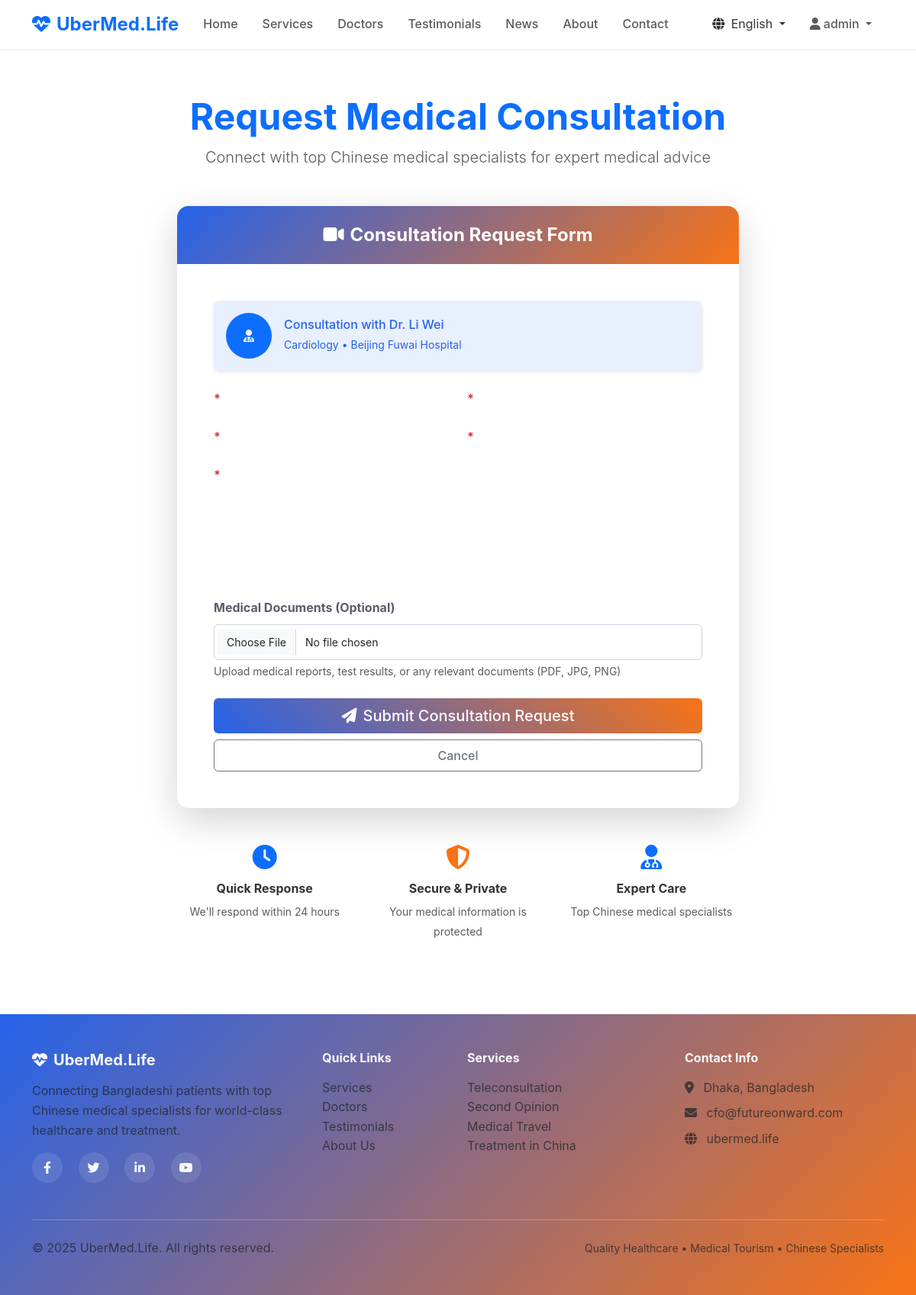
The app's page /consultation/1/ (signed in) with its own data.
### main/models.py (models this page shows, shortened)
class Doctor(models.Model):
    SPECIALIZATION_CHOICES = [
        ('cardiology', _('Cardiology')),
        ('neurology', _('Neurology')),
        ('oncology', _('Oncology')),
        ('orthopedics', _('Orthopedics')),
        ('dermatology', _('Dermatology')),
        ('gastroenterology', _('Gastroenterology')),
        ('pediatrics', _('Pediatrics')),
        ('psychiatry', _('Psychiatry')),
        ('radiology', _('Radiology')),
        ('surgery', _('Surgery')),
        ('other', _('Other')),
    ]
    name = models.CharField(max_length=255, verbose_name=_('Name'))
    name_chinese = models.CharField(max_length=255, verbose_name=_('Chinese Name'), blank=True)
    specialization = models.CharField(max_length=100, choices=SPECIALIZATION_CHOICES, verbose_name=_('Specialization'))
    hospital = models.CharField(max_length=255, verbose_name=_('Hospital'))
    city = models.CharField(max_length=100, verbose_name=_('City'))
    experience_years = models.IntegerField(verbose_name=_('Years of Experience'))
    education = models.TextField(verbose_name=_('Education'), blank=True)
    biography = models.TextField(verbose_name=_('Biography'), blank=True)
    biography_bangla = models.TextField(verbose_name=_('Biography (Bangla)'), blank=True)
    photo = models.ImageField(upload_to='doctors/', verbose_name=_('Photo'), blank=True, null=True)
    consultation_fee = models.DecimalField(max_digits=10, decimal_places=2, verbose_name=_('Consultation Fee (USD)'))
    is_available = models.BooleanField(default=True, verbose_name=_('Available'))
    created_at = models.DateTimeField(auto_now_add=True)
    updated_at = models.DateTimeField(auto_now=True)
    class Meta:
        verbose_name = _('Doctor')
        verbose_name_plural = _('Doctors')

### main/views.py (the view)
# urls.py: path('consultation/', views.consultation_request, name='consultation_request'),
@login_required
def consultation_request(request, doctor_id=None):
    doctor = None
    if doctor_id:
        doctor = get_object_or_404(Doctor, id=doctor_id, is_available=True)
    if request.method == 'POST':
        form = ConsultationForm(request.POST, request.FILES)
        if form.is_valid():
            consultation = form.save(commit=False)
            consultation.patient = request.user
            if doctor:
                consultation.doctor = doctor
            consultation.save()
            messages.success(request, _('Your consultation request has been submitted successfully!'))
            return redirect('consultation_success')
    else:
        form = ConsultationForm()
        if doctor:
            form.fields['doctor'].initial = doctor
    available_doctors = Doctor.objects.filter(is_available=True)
    context = {
        'form': form,
        'doctor': doctor,
        'available_doctors': available_doctors,
    }
    return render(request, 'main/consultation_request.html', context)

### templates/main/consultation_request.html (shortened to what this page needs)
{% extends 'base.html' %}
{% load static %}
{% load i18n %}
{% block content %}
<div class="container py-5">
    <div class="row justify-content-center">
        <div class="col-lg-8">
            <div class="text-center mb-5">
                <h1 class="display-5 fw-bold text-primary">
                    {% trans "Request Medical Consultation" %}
                </h1>
                <p class="lead text-muted">
                    {% trans "Connect with top Chinese medical specialists for expert medical advice" %}
                </p>
            </div>
            <div class="card border-0 shadow-lg">
                <div class="card-header bg-gradient-primary text-white text-center py-4">
                    <h4 class="fw-bold mb-0">
                        <i class="fas fa-video me-2"></i>{% trans "Consultation Request Form" %}
                    </h4>
                </div>
                <div class="card-body p-5">
                    <form method="post" enctype="multipart/form-data" class="needs-validation" novalidate>
                        {% if doctor %}
                        <div class="alert alert-info d-flex align-items-center mb-4">
                            {% if doctor.photo %}
                                <img src="{{ doctor.photo.url }}" alt="Dr. {{ doctor.name }}"
                                     class="rounded-circle me-3" style="width: 60px; height: 60px; object-fit: cover;">
                            {% else %}
                                <div class="bg-primary text-white rounded-circle d-flex align-items-center justify-content-center me-3" style="width: 60px; height: 60px;">
                                    <i class="fas fa-user-md"></i>
                                </div>
                            {% endif %}
                            <div>
                                <h6 class="mb-1">{% trans "Consultation with" %} Dr. {{ doctor.name }}</h6>
                                <small>{{ doctor.get_specialization_display }} • {{ doctor.hospital }}</small>
                            </div>
                        </div>
                        {% endif %}
                        <div class="row">
                            <div class="col-md-6 mb-3">
                                <label for="{{ form.patient_name.id_for_label }}" class="form-label fw-bold">
                                    {{ form.patient_name.label }} <span class="text-danger">*</span>
                                </label>
                            </div>
                            <div class="col-md-6 mb-3">
                                <label for="{{ form.patient_age.id_for_label }}" class="form-label fw-bold">
                                    {{ form.patient_age.label }} <span class="text-danger">*</span>
                                </label>
                            </div>
                        </div>
                        <div class="row">
                            <div class="col-md-6 mb-3">
                                <label for="{{ form.contact_phone.id_for_label }}" class="form-label fw-bold">
                                    {{ form.contact_phone.label }} <span class="text-danger">*</span>
                                </label>
                            </div>
                            <div class="col-md-6 mb-3">
                                <label for="{{ form.contact_email.id_for_label }}" class="form-label fw-bold">
                                    {{ form.contact_email.label }} <span class="text-danger">*</span>
                                </label>
                            </div>
                        </div>
                        <div class="mb-3">
                            <label for="{{ form.medical_condition.id_for_label }}" class="form-label fw-bold">
                                {{ form.medical_condition.label }} <span class="text-danger">*</span>
                            </label>
                        </div>
                        <div class="mb-3">
                        </div>
                        <div class="mb-3">
                        </div>
                        <div class="mb-3">
                        </div>
                        <div class="mb-4">
                            <label for="{{ form.medical_documents.id_for_label }}" class="form-label fw-bold">
                                {{ form.medical_documents.label }}
                            </label>
                            {{ form.medical_documents }}
                            <div class="form-text">
                                {% trans "Upload medical reports, test results, or any relevant documents (PDF, JPG, PNG)" %}
                            </div>
                        </div>
                        <div class="d-grid gap-2">
                            <button type="submit" class="btn btn-primary btn-lg">
                                <i class="fas fa-paper-plane me-2"></i>{% trans "Submit Consultation Request" %}
                            </button>
                            <a href="{% if doctor %}{% url 'main:doctor_detail' doctor.id %}{% else %}{% url 'main:doctors' %}{% endif %}" class="btn btn-outline-secondary">
                                {% trans "Cancel" %}
                            </a>
                        </div>
                    </form>
                </div>
            </div>
            <div class="row g-4 mt-4">
                <div class="col-md-4">
                    <div class="text-center">
                        <i class="fas fa-clock fa-2x text-primary mb-3"></i>
                        <h6 class="fw-bold">{% trans "Quick Response" %}</h6>
                        <small class="text-muted">{% trans "We'll respond within 24 hours" %}</small>
                    </div>
                </div>
                <div class="col-md-4">
                    <div class="text-center">
                        <i class="fas fa-shield-alt fa-2x text-orange mb-3"></i>
                        <h6 class="fw-bold">{% trans "Secure & Private" %}</h6>
                        <small class="text-muted">{% trans "Your medical information is protected" %}</small>
                    </div>
                </div>
                <div class="col-md-4">
                    <div class="text-center">
                        <i class="fas fa-user-md fa-2x text-primary mb-3"></i>
                        <h6 class="fw-bold">{% trans "Expert Care" %}</h6>
                        <small class="text-muted">{% trans "Top Chinese medical specialists" %}</small>
                    </div>
                </div>
            </div>
        </div>
    </div>
</div>
{% endblock %}

### templates/base.html (shortened to what this page needs)
{% load static %}
{% load i18n %}
<!DOCTYPE html>
<html lang="{% get_current_language as LANGUAGE_CODE %}{{ LANGUAGE_CODE }}">
<head>
    <link href="https://cdn.jsdelivr.net/npm/bootstrap@5.3.0/dist/css/bootstrap.min.css" rel="stylesheet">
    <link rel="stylesheet" href="https://cdnjs.cloudflare.com/ajax/libs/font-awesome/6.4.0/css/all.min.css">
    <link rel="stylesheet" href="{% static 'css/style.css' %}">
</head>
<body>
    <nav class="navbar navbar-expand-lg navbar-light bg-white shadow-sm fixed-top">
        <div class="container">
            <a class="navbar-brand fw-bold text-primary" href="{% url 'main:home' %}">
                <i class="fas fa-heartbeat me-2"></i>UberMed.Life
            </a>
            <div class="collapse navbar-collapse" id="navbarNav">
                <ul class="navbar-nav me-auto">
                    <li class="nav-item">
                        <a class="nav-link" href="{% url 'main:home' %}">{% trans "Home" %}</a>
                    </li>
                    <li class="nav-item">
                        <a class="nav-link" href="{% url 'main:services' %}">{% trans "Services" %}</a>
                    </li>
                    <li class="nav-item">
                        <a class="nav-link" href="{% url 'main:doctors' %}">{% trans "Doctors" %}</a>
                    </li>
                    <li class="nav-item">
                        <a class="nav-link" href="{% url 'main:testimonials' %}">{% trans "Testimonials" %}</a>
                    </li>
                    <li class="nav-item">
                        <a class="nav-link" href="{% url 'main:news' %}">{% trans "News" %}</a>
                    </li>
                    <li class="nav-item">
                        <a class="nav-link" href="{% url 'main:about' %}">{% trans "About" %}</a>
                    </li>
                    <li class="nav-item">
                        <a class="nav-link" href="{% url 'main:contact' %}">{% trans "Contact" %}</a>
                    </li>
                </ul>
                <div class="nav-item dropdown me-3">
                    <a class="nav-link dropdown-toggle" href="#" role="button" data-bs-toggle="dropdown">
                        <i class="fas fa-globe me-1"></i>
                        {% get_current_language as LANGUAGE_CODE %}
                        {% if LANGUAGE_CODE == 'bn' %}বাংলা{% else %}English{% endif %}
                    </a>
                </div>
                <ul class="navbar-nav">
                    {% if user.is_authenticated %}
                        <li class="nav-item dropdown">
                            <a class="nav-link dropdown-toggle" href="#" role="button" data-bs-toggle="dropdown">
                                <i class="fas fa-user me-1"></i>{{ user.first_name|default:user.username }}
                            </a>
                        </li>
                    {% endif %}
                </ul>
            </div>
        </div>
    </nav>
    <main style="margin-top: 76px;">
        {% block content %}{% endblock %}
    </main>
    <footer class="bg-gradient-primary text-light py-5 mt-5">
        <div class="container">
            <div class="row">
                <div class="col-lg-4 col-md-6 mb-4">
                    <h5 class="fw-bold mb-3">
                        <i class="fas fa-heartbeat me-2"></i>UberMed.Life
                    </h5>
                    <p class="text-muted">
                        {% trans "Connecting Bangladeshi patients with top Chinese medical specialists for world-class healthcare and treatment." %}
                    </p>
                    <div class="social-links">
                        <a href="#" class="text-light me-3"><i class="fab fa-facebook-f"></i></a>
                        <a href="#" class="text-light me-3"><i class="fab fa-twitter"></i></a>
                        <a href="#" class="text-light me-3"><i class="fab fa-linkedin-in"></i></a>
                        <a href="#" class="text-light"><i class="fab fa-youtube"></i></a>
                    </div>
                </div>
                <div class="col-lg-2 col-md-6 mb-4">
                    <h6 class="fw-bold mb-3">{% trans "Quick Links" %}</h6>
                    <ul class="list-unstyled">
                        <li><a href="{% url 'main:services' %}" class="text-muted text-decoration-none">{% trans "Services" %}</a></li>
                        <li><a href="{% url 'main:doctors' %}" class="text-muted text-decoration-none">{% trans "Doctors" %}</a></li>
                        <li><a href="{% url 'main:testimonials' %}" class="text-muted text-decoration-none">{% trans "Testimonials" %}</a></li>
                        <li><a href="{% url 'main:about' %}" class="text-muted text-decoration-none">{% trans "About Us" %}</a></li>
                    </ul>
                </div>
                <div class="col-lg-3 col-md-6 mb-4">
                    <h6 class="fw-bold mb-3">{% trans "Services" %}</h6>
                    <ul class="list-unstyled">
                        <li><a href="#" class="text-muted text-decoration-none">{% trans "Teleconsultation" %}</a></li>
                        <li><a href="#" class="text-muted text-decoration-none">{% trans "Second Opinion" %}</a></li>
                        <li><a href="#" class="text-muted text-decoration-none">{% trans "Medical Travel" %}</a></li>
                        <li><a href="#" class="text-muted text-decoration-none">{% trans "Treatment in China" %}</a></li>
                    </ul>
                </div>
                <div class="col-lg-3 col-md-6 mb-4">
                    <h6 class="fw-bold mb-3">{% trans "Contact Info" %}</h6>
                    <div class="contact-info">
                        <p class="text-muted mb-2">
                            <i class="fas fa-map-marker-alt me-2"></i>
                            {% trans "Dhaka, Bangladesh" %}
                        </p>
                        <p class="text-muted mb-2">
                            <i class="fas fa-envelope me-2"></i>
                            <a href="mailto:cfo@futureonward.com" class="text-muted text-decoration-none">cfo@futureonward.com</a>
                        </p>
                        <p class="text-muted mb-2">
                            <i class="fas fa-globe me-2"></i>
                            <a href="https://ubermed.life" class="text-muted text-decoration-none">ubermed.life</a>
                        </p>
                    </div>
                </div>
            </div>
            <hr class="my-4">
            <div class="row align-items-center">
                <div class="col-md-6">
                    <p class="text-muted mb-0">
                        &copy; 2025 UberMed.Life. {% trans "All rights reserved." %}
                    </p>
                </div>
                <div class="col-md-6 text-md-end">
                    <small class="text-muted">
                        {% trans "Quality Healthcare • Medical Tourism • Chinese Specialists" %}
                    </small>
                </div>
            </div>
        </div>
    </footer>
</body>
</html>

### records on screen
Doctor: name "Li Wei", specialization "Cardiology", hospital "Beijing Fuwai Hospital"

### other values on screen
{{ user.first_name|default:user.username }} "admin"
